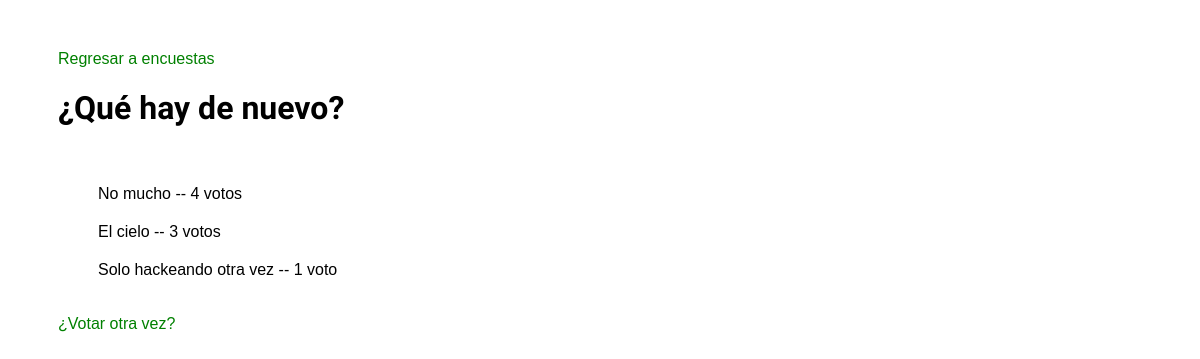
The app's page /polls/1/results/, older data.
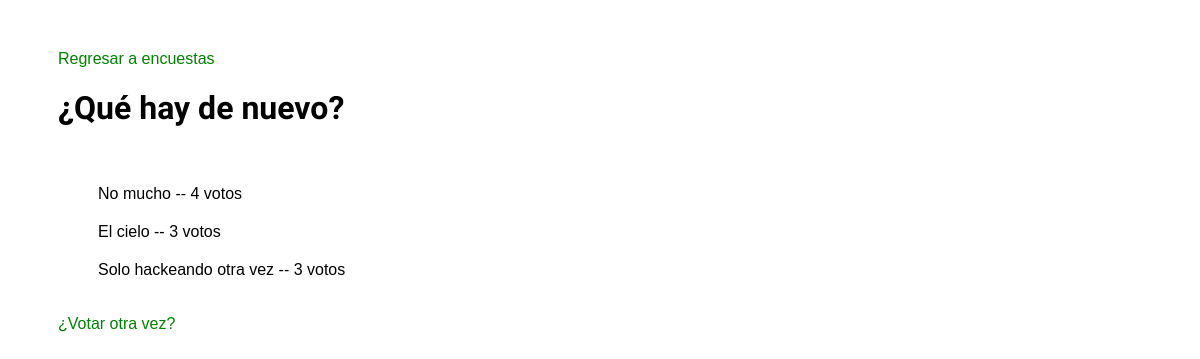
The same page, newer data.
### polls/models.py (models this page shows, shortened)
class Question(models.Model):
    question_text = models.CharField(max_length=200)
    pub_date = models.DateTimeField('date published')

class Choice(models.Model):
    question = models.ForeignKey(Question, on_delete=models.CASCADE)
    choice_text = models.CharField(max_length=200)
    votes = models.IntegerField(default=0)

### polls/views.py (the view)
# urls.py: path('<int:pk>/results/', views.ResultsView.as_view(), name='results'),
class ResultsView(generic.DetailView):
    model = Question
    template_name = 'polls/results.html'

### polls/templates/polls/results.html
{% extends "polls/base.html" %}
{% block content %}
    <a href="{% url 'polls:index' %}">Regresar a encuestas</a>
    <h1>{{ question.question_text }}</h1>
    <ul>
    {% for choice in question.choice_set.all %}
        <li>{{ choice.choice_text|ljust:"50" }} -- {{ choice.votes }} voto{{ choice.votes|pluralize }}</li>
    {% endfor %}
    </ul>
    <a href="{% url 'polls:detail' question.id %}">¿Votar otra vez?</a>
{% endblock content %}

### polls/templates/polls/base.html (shortened to what this page needs)
{% load static %}
<!DOCTYPE html>
<html lang="en">
<head>
    <link rel="stylesheet" type="text/css" href="{% static 'polls/style.css' %}">
</head>
<body>
    <div class="container">
        {% block content %}{% endblock %}
    </div>
</body>
</html>

### polls/static/polls/style.css (style rules this page uses)
body { color: black; background: white; font-family: 'Raleway', sans-serif; }
h1 { display: block; }
ul { list-style-type: none; }
li { margin: 20px 0px; }
li, a { text-decoration: none; font-family: sans-serif; }
a { color: green; }
.container { margin: 50px; display: flex; flex-direction: column; justify-content: center; }

Row changes from the older to the newer data that the page shows:
changed Choice "Solo hackeando otra vez": votes "1" → "3"
